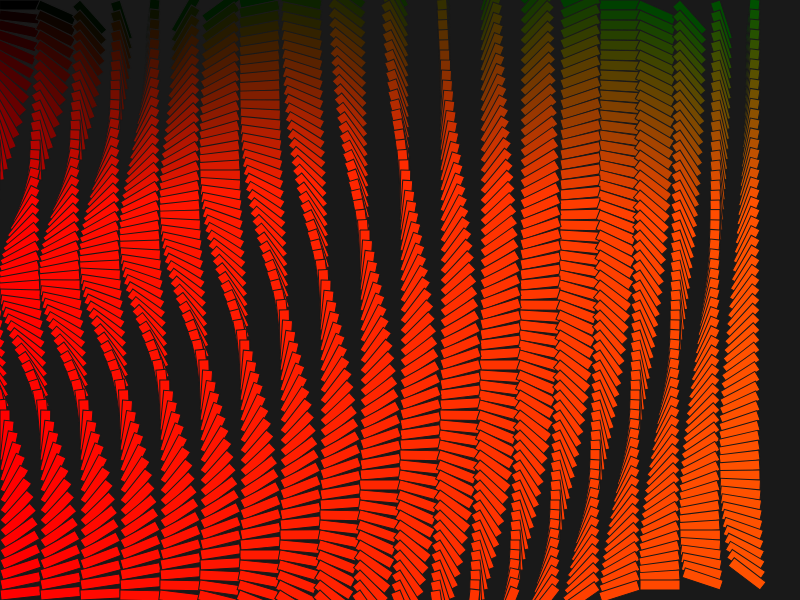
Frame 1 (no input)
Frame 60 (no input): identical to frame 1, image omitted
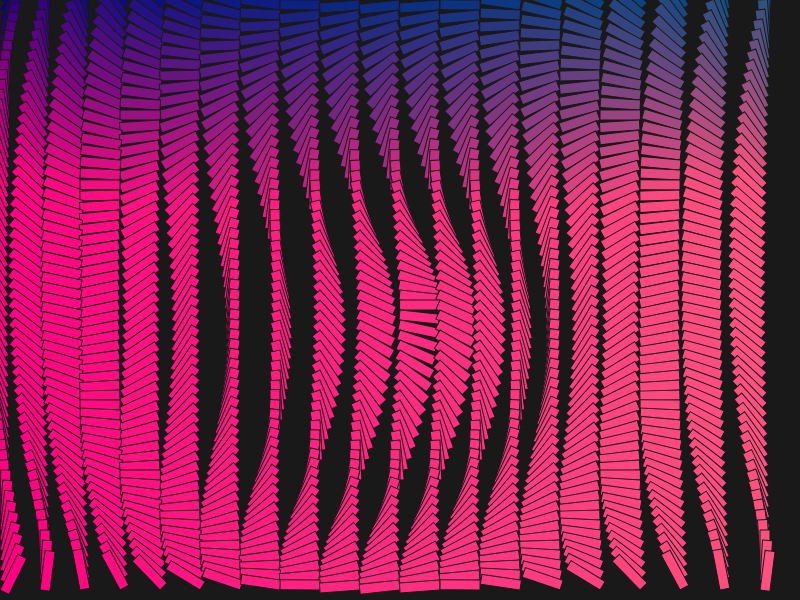
Frame 120 (the mouse pressed at the canvas centre since frame 60)

The p5.js sketch that drew these frames (run headless with seeded random() and noise() and a simulated clock; from frame 60 on, the mouse is pressed at the canvas centre):

// p5.js sketch
// ── sketch.js
/*

    Example Code: Interactive Gradient Array

*/


function setup(){

  createCanvas(800,600);
  stroke(25)

}

function draw(){
  background(25)

  let numCol = 20
  let numRow = 60
  let stepX = width / numCol // height of box 
  let stepY = height / numRow // width of box  

  for (var col = 0; col < numRow; col++){

    for (var row = 0; row < numCol; row++){
    
      fill(col/numCol*255,row/numRow*255,mouseX/width*255)   
      push()
      translate(row*stepX,col*stepY)
      rotate(dist(row*stepX,col*stepY,mouseX,mouseY)/600*TWO_PI) 
      rect(0,0,stepX,stepY) 
      pop()

    }

  }

}
